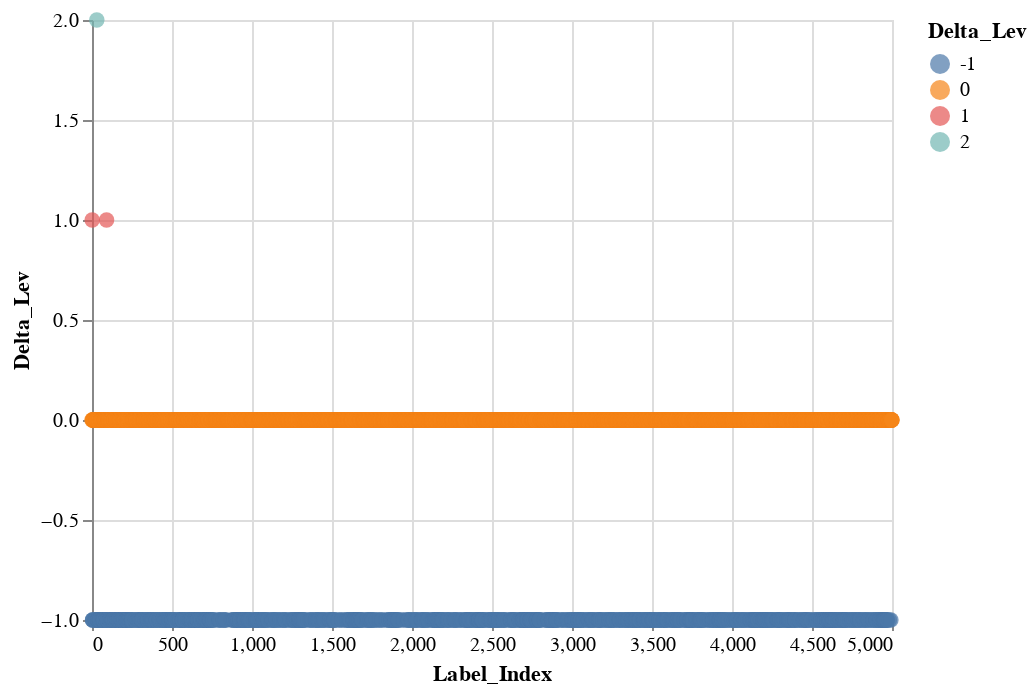
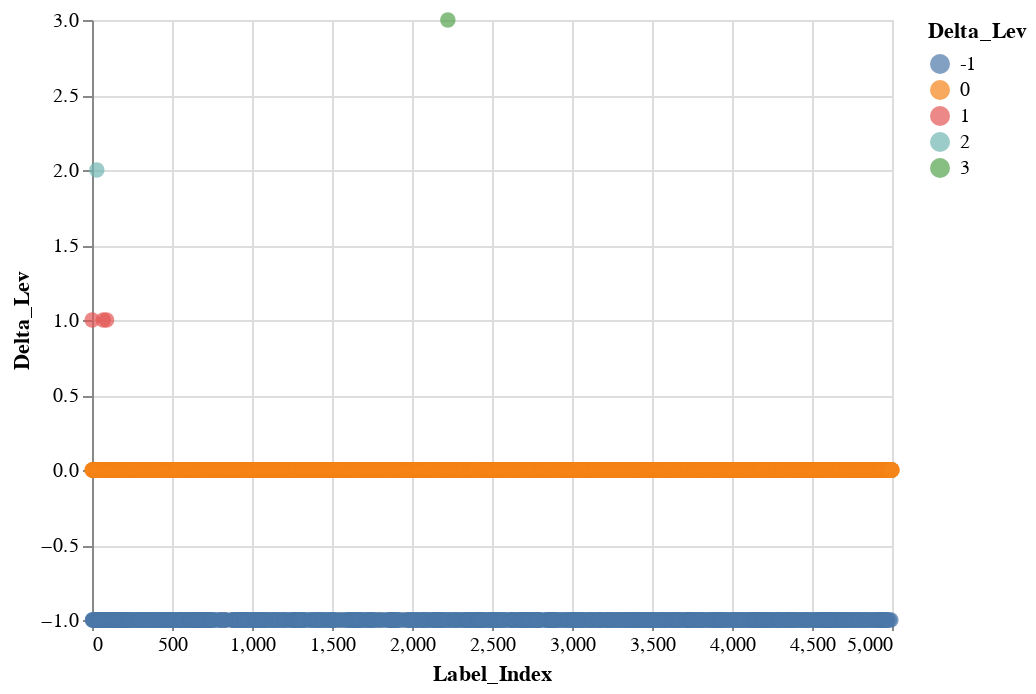
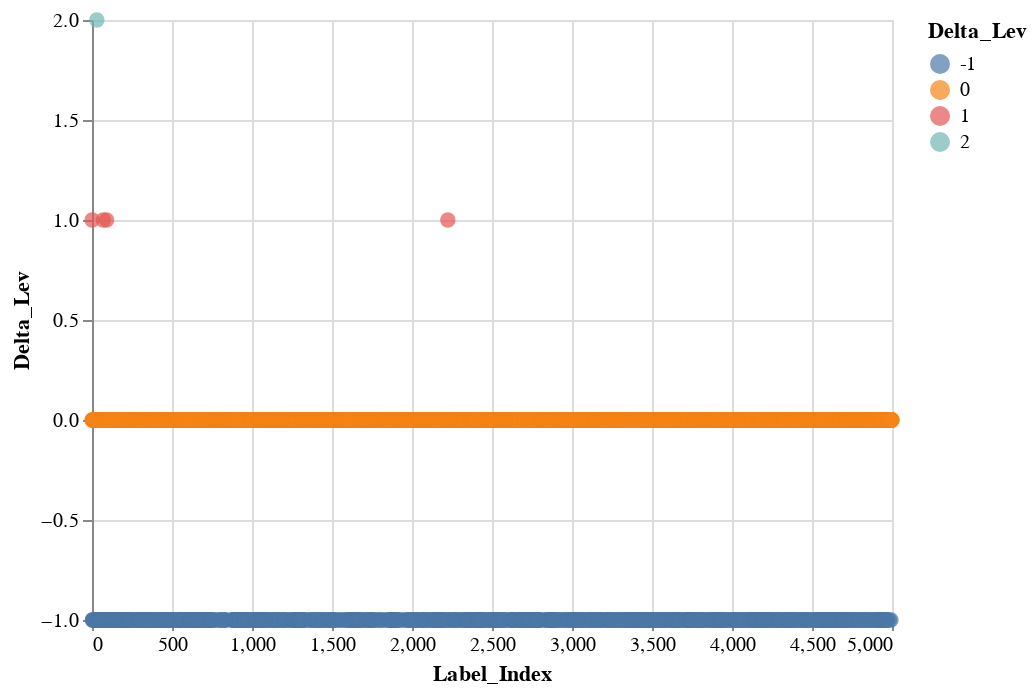
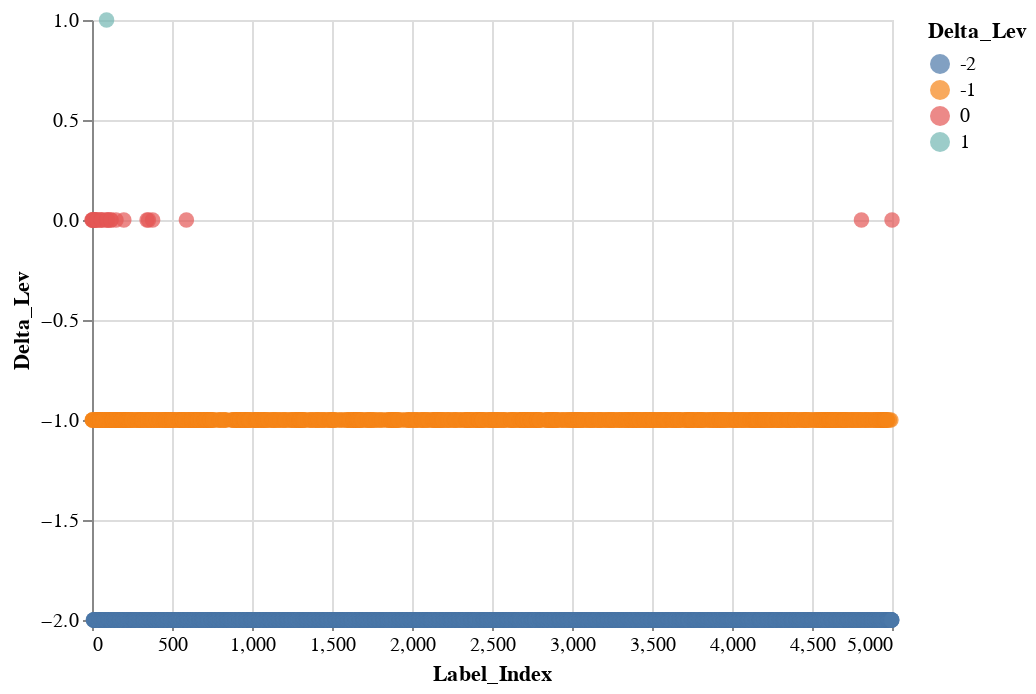

Write notebook code for charts like these, in order.
### Markdown cell above
# Visualize candidate labels

### Code cell
state = "$START Tigers is cold blooded animals .".split()
reference = "$START Tigers are cold-blooded animals .".split()
tok_i = 6
eps = 0.0

for tok_i in reversed(range(len(state))):
    visualize_candidates(policy, mask_generator, state, reference, tok_i=tok_i, eps=eps)
    print()

### Figure 1 — Vega-Lite specification as saved in the notebook (floating-point values rounded to 4 significant figures; data arrays with more than 128 entries replaced by an {"elided": "..."} marker saying what was removed)
{"config": {"view": {"continuousWidth": 400, "continuousHeight": 300}}, "data": {"name": "data-83aaf2d7f688ab1c1410b494ec4b2a69"}, "mark": {"type": "circle", "size": 60}, "encoding": {"color": {"field": "Delta_Lev", "type": "nominal"}, "tooltip": [{"field": "Label_Index", "type": "quantitative"}, {"field": "Labels", "type": "nominal"}, {"field": "Probs", "type": "quantitative"}], "x": {"field": "Label_Index", "sort": null, "type": "quantitative"}, "y": {"field": "Delta_Lev", "type": "quantitative"}}, "$schema": "https://vega.github.io/schema/vega-lite/v4.17.0.json", "datasets": {"data-83aaf2d7f688ab1c1410b494ec4b2a69": {"elided": "5001 records"}}}

### Figure 2 — Vega-Lite specification as saved in the notebook (floating-point values rounded to 4 significant figures; data arrays with more than 128 entries replaced by an {"elided": "..."} marker saying what was removed)
{"config": {"view": {"continuousWidth": 400, "continuousHeight": 300}}, "data": {"name": "data-24e71af17dba1b4237879209af506d87"}, "mark": {"type": "circle", "size": 60}, "encoding": {"color": {"field": "Delta_Lev", "type": "nominal"}, "tooltip": [{"field": "Label_Index", "type": "quantitative"}, {"field": "Labels", "type": "nominal"}, {"field": "Probs", "type": "quantitative"}], "x": {"field": "Label_Index", "sort": null, "type": "quantitative"}, "y": {"field": "Delta_Lev", "type": "quantitative"}}, "$schema": "https://vega.github.io/schema/vega-lite/v4.17.0.json", "datasets": {"data-24e71af17dba1b4237879209af506d87": {"elided": "5001 records"}}}

### Figure 3 — Vega-Lite specification as saved in the notebook (floating-point values rounded to 4 significant figures; data arrays with more than 128 entries replaced by an {"elided": "..."} marker saying what was removed)
{"config": {"view": {"continuousWidth": 400, "continuousHeight": 300}}, "data": {"name": "data-0d2266632dbf1a6e148fbb7e2639d10a"}, "mark": {"type": "circle", "size": 60}, "encoding": {"color": {"field": "Delta_Lev", "type": "nominal"}, "tooltip": [{"field": "Label_Index", "type": "quantitative"}, {"field": "Labels", "type": "nominal"}, {"field": "Probs", "type": "quantitative"}], "x": {"field": "Label_Index", "sort": null, "type": "quantitative"}, "y": {"field": "Delta_Lev", "type": "quantitative"}}, "$schema": "https://vega.github.io/schema/vega-lite/v4.17.0.json", "datasets": {"data-0d2266632dbf1a6e148fbb7e2639d10a": {"elided": "5001 records"}}}

### Figure 4 — Vega-Lite specification as saved in the notebook (floating-point values rounded to 4 significant figures; data arrays with more than 128 entries replaced by an {"elided": "..."} marker saying what was removed)
{"config": {"view": {"continuousWidth": 400, "continuousHeight": 300}}, "data": {"name": "data-cb426118f097820a2ec3165882a8710d"}, "mark": {"type": "circle", "size": 60}, "encoding": {"color": {"field": "Delta_Lev", "type": "nominal"}, "tooltip": [{"field": "Label_Index", "type": "quantitative"}, {"field": "Labels", "type": "nominal"}, {"field": "Probs", "type": "quantitative"}], "x": {"field": "Label_Index", "sort": null, "type": "quantitative"}, "y": {"field": "Delta_Lev", "type": "quantitative"}}, "$schema": "https://vega.github.io/schema/vega-lite/v4.17.0.json", "datasets": {"data-cb426118f097820a2ec3165882a8710d": {"elided": "5001 records"}}}
